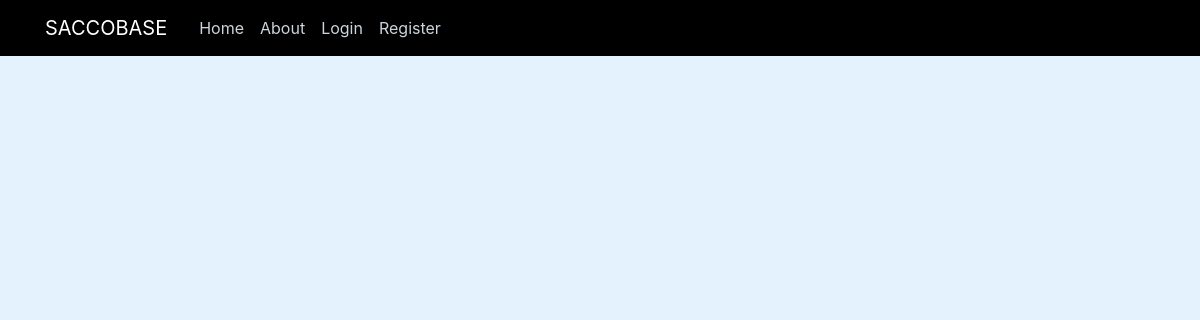
The app's page /home, older data.
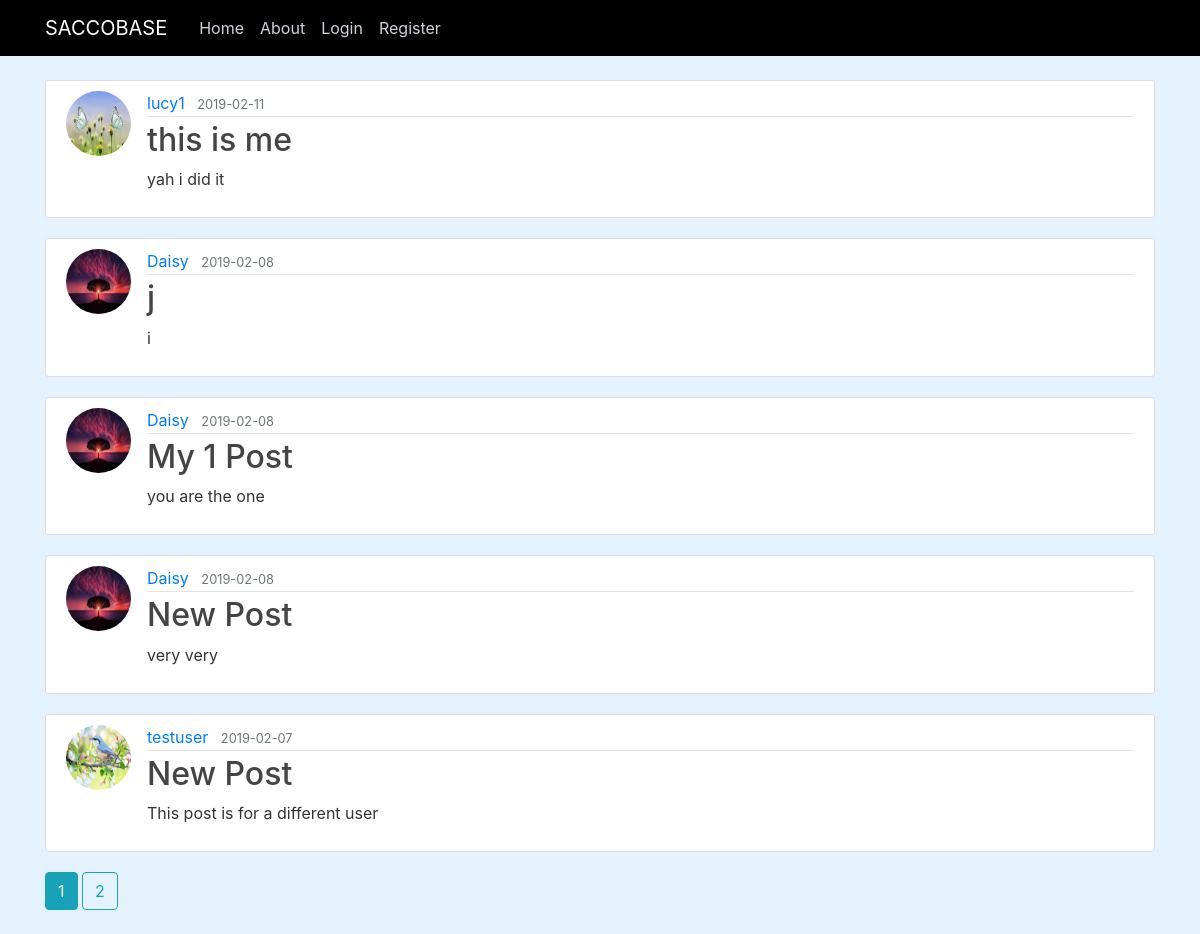
The same page, newer data.
### flaskblog/models.py (models this page shows, shortened)
class Post(db.Model):
    id = db.Column(db.Integer, primary_key=True)
    title = db.Column(db.String(100), nullable=False)
    date_posted = db.Column(db.DateTime, nullable=False, default=datetime.utcnow)
    content = db.Column(db.Text,nullable=False)
    user_id = db.Column(db.Integer, db.ForeignKey('user.id'), nullable=False)

class User(db.Model, UserMixin):
    id = db.Column(db.Integer, primary_key=True)
    username = db.Column(db.String(20), unique=True, nullable=False)
    email = db.Column(db.String(120), unique=True, nullable=False)
    image_file = db.Column(db.String(20), nullable=False, default='default.jpg')
    password = db.Column(db.String(60), nullable=False)
    post = db.relationship('Post', backref='author', lazy=True)

### flaskblog/routes.py (the view)
@app.route('/')
@app.route('/home')
def home():
    page = request.args.get('page', 1, type=int)
    posts = Post.query.order_by(Post.date_posted.desc()).paginate(page=page, per_page=5)
    return render_template('home.html', posts=posts)

### flaskblog/templates/home.html
{% extends "layout.html" %}
    {% block content %}
    {% for post in posts.items %}
    <article class="media content-section">
      <img class="rounded-circle article-img" src="{{ url_for('static', filename='profile_pics/' + post.author.image_file) }}" >
        <div class="media-body">
          <div class="article-metadata">
            <a class="mr-2" href="{{url_for('user_posts', username=post.author.username)}}">{{ post.author.username }}</a>
            <small class="text-muted">{{ post.date_posted.strftime('%Y-%m-%d') }}</small>
          </div>
          <h2><a class="article-title" href="{{ url_for('post', post_id=post.id)}}">{{ post.title }}</a></h2>
          <p class="article-content">{{ post.content }}</p>
        </div>
      </article>
    {% endfor %}
    {% for page_num in posts.iter_pages(left_edge=1, right_edge=1, left_current=1, right_current=2) %}
      {% if page_num %}
        {% if posts.page == page_num %}
          <a class="btn btn-info mb-4" href="{url_for('home', page=page_num)}">{{ page_num }}</a>
        {% else %}
          <a class="btn btn-outline-info mb-4" href="{url_for('home', page=page_num)}">{{ page_num }}</a>
        {% endif %}
      {% else %}
        ...
      {% endif %}
    {% endfor %}
{% endblock content %}

### flaskblog/templates/layout.html (shortened to what this page needs)
<!DOCTYPE html>
<html>
<head>
    <link rel="stylesheet" href="https://maxcdn.bootstrapcdn.com/bootstrap/4.0.0/css/bootstrap.min.css">
    <link rel="stylesheet" type="text/css" href="{{ url_for('static', filename='main.css') }}">
</head>
<body>
    <header class="site-header">
      <nav class="navbar navbar-expand-md navbar-dark bg-steel fixed-top">
        <div class="container">
          <a class="navbar-brand mr-4" href="/">SACCOBASE</a>
          <div class="collapse navbar-collapse" id="navbarToggle">
            <div class="navbar-nav">
              <div class="navbar-nav mr-auto">
                  <a class="nav-item nav-link" href="{{ url_for('home')}}">Home</a>
                  <a class="nav-item nav-link" href="{{ url_for('about')}}">About</a>
              {% if current_user.is_authenticated %}
              <a class="nav-item nav-link" href="{{ url_for('new_post')}}">New Post</a>
              <a class="nav-item nav-link" href="{{ url_for('account')}}">Account</a>
              <a class="nav-item nav-link" href="{{ url_for('logout')}}">Logout</a>
              {% else %}
                <a class="nav-item nav-link" href="{{ url_for('login')}}">Login</a>
                <a class="nav-item nav-link" href="{{ url_for('register')}}">Register</a>
              {% endif %}
            </div>
          </div>
        </div>
      </nav>
    </header>
    <main role="main" class="container">
      <div class="row">
        <div class="col-md-12">
          {% block content %}{% endblock %}
        </div>
      </div>
    </main>
</body>
</html>

### flaskblog/static/main.css (style rules this page uses)
body { background: #e3f2fd; color: #333333; margin-top: 5rem; }
h1, h2, h3, h4, h5, h6 { color: #444444; }
.bg-steel { background-color: #000000; }
.site-header .navbar-nav .nav-link { color: #cbd5db; }
.navbar-brand { color:#428bca; }
.content-section { background: #ffffff; padding: 10px 20px; border: 1px solid #dddddd; border-radius: 3px; margin-bottom: 20px; }
.article-title { color: #444444; }
.article-content { white-space: pre-line; }
.article-img { height: 65px; width: 65px; margin-right: 16px; }
.article-metadata { padding-bottom: 1px; margin-bottom: 4px; border-bottom: 1px solid #e3e3e3; }

Row changes from the older to the newer data that the page shows:
added Post: image_file (picture), author.username "lucy1", date_posted "2019-02-11", title "this is me", content "yah i did it"
added Post: image_file (picture), author.username "Daisy", date_posted "2019-02-08", title "j", content "i"
added Post: image_file (picture), author.username "Daisy", date_posted "2019-02-08", title "My 1 Post", content "you are the one"
added Post: image_file (picture), author.username "Daisy", date_posted "2019-02-08", title "New Post", content "very very"
added Post: image_file (placeholder picture), author.username "testuser", date_posted "2019-02-07", title "New Post", content "This post is for a different user"
Text that changed along with them:
new list line: "1"
new list line: "2"
